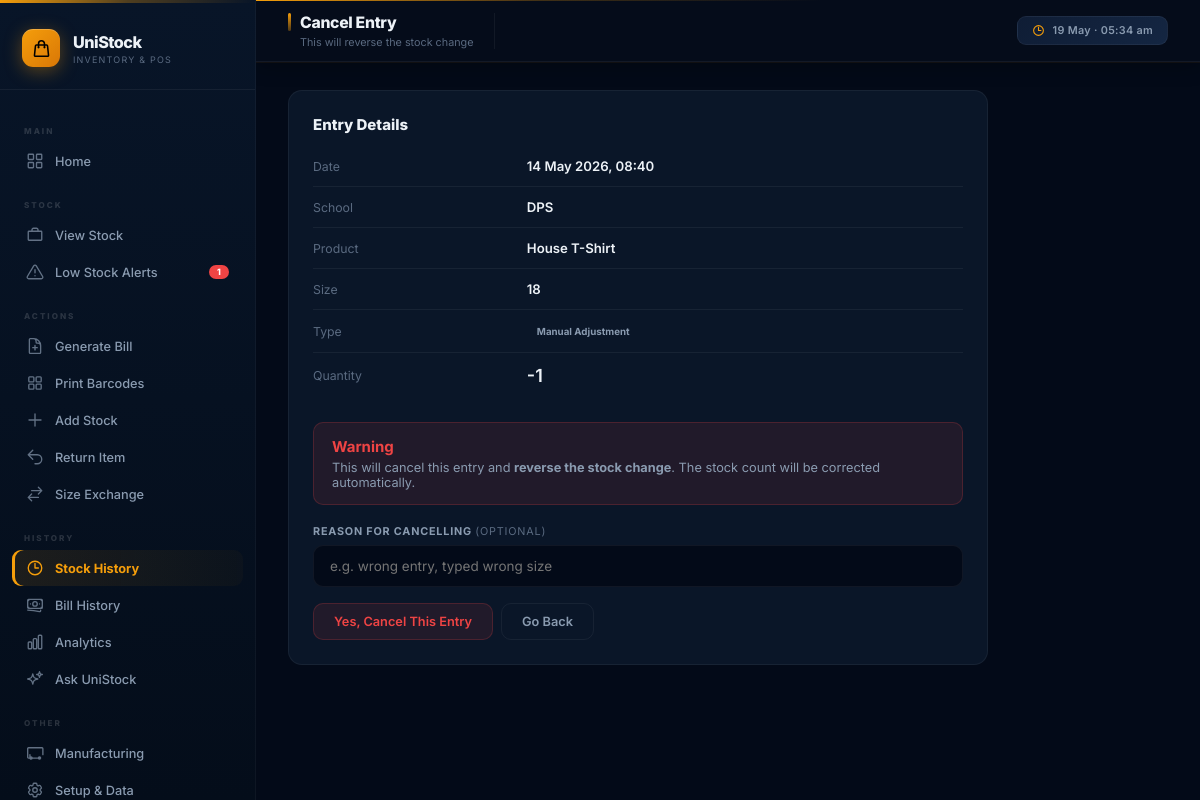
Screenshot of /history/void/29/ (signed in) with the database file from the repository.
### transactions/models.py (models this page shows, shortened)
class StockTransaction(models.Model):
    TRANSACTION_TYPES = [
        ('RESTOCK', 'Stock Added'),
        ('SALE', 'Sale'),
        ('RETURN', 'Return'),
        ('EXCHANGE_IN', 'Exchange — Returned'),
        ('EXCHANGE_OUT', 'Exchange — Given'),
        ('BILL_SALE', 'Bill Sale'),
        ('ADJUSTMENT', 'Manual Adjustment'),
    ]
    school_product = models.ForeignKey(
        SchoolProduct, on_delete=models.CASCADE, related_name='transactions'
    )
    transaction_type = models.CharField(max_length=20, choices=TRANSACTION_TYPES)
    quantity = models.IntegerField()
    note = models.TextField(blank=True)
    created_at = models.DateTimeField(auto_now_add=True, db_index=True)
    is_void = models.BooleanField(default=False, db_index=True)
    void_reason = models.TextField(blank=True)
    class Meta:
        ordering = ['-created_at']

### schools/models.py (models this page shows, shortened)
class SchoolProduct(models.Model):
    school = models.ForeignKey(School, on_delete=models.CASCADE, related_name='school_products', null=True, blank=True)
    product = models.ForeignKey(Product, on_delete=models.CASCADE, related_name='school_products')
    size = models.ForeignKey(Size, on_delete=models.CASCADE, related_name='school_products')
    price = models.DecimalField(max_digits=8, decimal_places=2, null=True, blank=True)
    stock = models.IntegerField(default=0, db_index=True)
    low_stock_threshold = models.IntegerField(default=5)
    sku_code = models.CharField(max_length=30, unique=True, blank=True, null=True, db_index=True)
    class Meta:
        ordering = ['school__name', 'product__name', 'size__size_value']
        indexes = [
            models.Index(fields=['school', 'product', 'size'], name='idx_school_product_size'),
            models.Index(fields=['school', 'product'], name='idx_school_product'),
            models.Index(fields=['stock'], name='idx_stock_level'),
        ]
        constraints = [
            models.UniqueConstraint(
                fields=['school', 'product', 'size'],
                condition=Q(school__isnull=False),
                name='uniq_school_product_size_specific',
            ),
            models.UniqueConstraint(
                fields=['product', 'size'],
                condition=Q(school__isnull=True),
                name='uniq_school_product_size_general',
            ),
            models.CheckConstraint(
                condition=Q(price__isnull=True) | Q(price__gte=0),
                name='schoolproduct_price_non_negative',
            ),
            models.CheckConstraint(
                condition=Q(stock__gte=0),
                name='schoolproduct_stock_non_negative',
            ),
            models.CheckConstraint(
                condition=Q(low_stock_threshold__gte=0),
                name='schoolproduct_threshold_non_negative',
            ),
        ]

class School(models.Model):
    name = models.CharField(max_length=100)
    code = models.CharField(max_length=20)
    class Meta:
        ordering = ['name']
        constraints = [
            models.UniqueConstraint(Lower('code'), name='uniq_school_code_ci'),
        ]

### products/models.py (models this page shows, shortened)
class Product(models.Model):
    name = models.CharField(max_length=100, unique=True)

### sizes/models.py (models this page shows, shortened)
class Size(models.Model):
    product = models.ForeignKey(Product, on_delete=models.CASCADE)
    size_value = models.CharField(max_length=20)
    class Meta:
        constraints = [
            models.UniqueConstraint(
                'product',
                Lower('size_value'),
                name='uniq_size_per_product_ci',
            ),
        ]

### dashboard/views.py (the view, shortened to what this page needs)
# urls.py: path('history/void/<int:pk>/', views.void_transaction, name='void_transaction'),
def void_transaction(request, pk):
    tx = get_object_or_404(StockTransaction, pk=pk)
    if tx.is_void:
        messages.error(request, 'This entry is already cancelled.')
        return redirect('transaction_history')
    return render(request, 'transactions/void_confirm.html', {'tx': tx})

### dashboard/context_processors.py (called while the page is built)
def global_stats(request):
    low_stock_count = cache.get('low_stock_count')
    if low_stock_count is None:
        try:
            low_stock_count = SchoolProduct.objects.filter(stock__lte=F('low_stock_threshold')).count()
            cache.set('low_stock_count', low_stock_count, 300) # Cache for 5 minutes
        except Exception:
            low_stock_count = 0
    return {'low_stock_count': low_stock_count}

### templates/transactions/void_confirm.html (shortened to what this page needs)
{% extends 'base.html' %}
{% block nav_history %}active{% endblock %}
{% block page_title %}Cancel Entry{% endblock %}
{% block page_sub %}This will reverse the stock change{% endblock %}
{% block content %}
<div class="form-card card">
  <div class="mb-6">
    <div style="font-size:1rem;font-weight:800;margin-bottom:12px;">Entry Details</div>
    <table style="font-size:0.88rem;">
      <tr><td class="text-muted" style="padding:6px 20px 6px 0">Date</td><td><strong>{{ tx.created_at|date:"d M Y, H:i" }}</strong></td></tr>
      <tr><td class="text-muted" style="padding:6px 20px 6px 0">School</td><td><strong>{{ tx.school_product.school.name|default:"General Item" }}</strong></td></tr>
      <tr><td class="text-muted" style="padding:6px 20px 6px 0">Product</td><td><strong>{{ tx.school_product.product.name }}</strong></td></tr>
      <tr><td class="text-muted" style="padding:6px 20px 6px 0">Size</td><td><strong>{{ tx.school_product.size.size_value }}</strong></td></tr>
      <tr><td class="text-muted" style="padding:6px 20px 6px 0">Type</td><td><span class="tx-chip tx-{{ tx.transaction_type }}">{{ tx.get_transaction_type_display }}</span></td></tr>
      <tr><td class="text-muted" style="padding:6px 20px 6px 0">Quantity</td><td><strong style="font-size:1.2rem">{{ tx.quantity }}</strong></td></tr>
    </table>
  </div>
  <div style="background:var(--red-dim);border:1px solid rgba(239,68,68,0.2);border-radius:var(--radius-sm);padding:14px 18px;margin-bottom:20px;">
    <div style="font-weight:700;color:var(--red);margin-bottom:4px;">Warning</div>
    <div style="font-size:0.85rem;color:var(--text-dim);">
      This will cancel this entry and <strong>reverse the stock change</strong>. The stock count will be corrected automatically.
    </div>
  </div>
  <form method="POST">
    <div class="form-group mb-4">
      <label for="reason">Reason for cancelling <span style="color:var(--text-muted);font-weight:400">(optional)</span></label>
      <input type="text" name="reason" id="reason" placeholder="e.g. wrong entry, typed wrong size"/>
    </div>
    <div class="flex gap-2">
      <button type="submit" class="btn btn-danger">Yes, Cancel This Entry</button>
      <a href="{% url 'transaction_history' %}" class="btn btn-outline">Go Back</a>
    </div>
  </form>
</div>
{% endblock %}

### static/css/style.css (style rules this page uses)
:root { --bg: #030a18; --surface: #0a1628; --surface-2: #0f1d35; --surface-3: #142642; --border: rgba(255,255,255,0.055); --border-hover:rgba(255,255,255,0.12); --gold: #f59e0b; --gold-light: #fbbf24; --gold-dim: rgba(245,158,11,0.10); --emerald: #10b981; --emerald-dim: rgba(16,185,129,0.10); --red: #ef4444; --red-dim: rgba(239,68,68,0.10); --amber: #f59e0b; --blue: #3b82f6; --purple: #a855f7; --text: #edf2f7; --text-muted: #5a6a80; --text-dim: #8a9bb0; --sidebar-w: 256px; --radius: 14px; --radius-sm: 10px; --shadow: 0 8px 32px rgba(0,0,0,0.35); --shadow-lg: 0 20px 50px rgba(0,0,0,0.45); --transition: 0.22s cubic-bezier(0.4,0,0.2,1); }
*, *::before, *::after { box-sizing: border-box; margin: 0; padding: 0; }
html { font-size: 15px; }
body { font-family: 'Inter', -apple-system, sans-serif; background: var(--bg); color: var(--text); min-height: 100vh; display: flex; }
a { text-decoration: none; color: inherit; }
button { cursor: pointer; font-family: inherit; }
.card { background: var(--surface); border: 1px solid var(--border); border-radius: var(--radius); padding: 24px; transition: border-color var(--transition), box-shadow var(--transition); }
table { width: 100%; border-collapse: collapse; font-size: 0.85rem; }
tbody tr { border-bottom: 1px solid var(--border); transition: all var(--transition); }
tbody tr:last-child { border-bottom: none; }
td { padding: 12px 14px; color: var(--text-dim); vertical-align: middle; }
td strong { color: var(--text); font-weight: 600; }
.tx-chip { font-size: 0.65rem; font-weight: 700; padding: 3px 10px; border-radius: 99px; white-space: nowrap; display: inline-block; }
.form-card { max-width: 700px; }
.form-group { display: flex; flex-direction: column; gap: 7px; }
label { font-size: 0.72rem; font-weight: 700; color: var(--text-dim); letter-spacing: 0.5px; text-transform: uppercase; }
input, select, textarea { background: var(--bg); border: 1px solid var(--border); border-radius: var(--radius-sm); color: var(--text); font-family: 'Inter', sans-serif; font-size: 0.9rem; padding: 12px 16px; transition: all var(--transition); width: 100%; }
.btn { display: inline-flex; align-items: center; gap: 7px; padding: 10px 20px; border-radius: var(--radius-sm); font-size: 0.85rem; font-weight: 600; border: none; transition: all var(--transition); white-space: nowrap; }
.btn-outline { background: transparent; border: 1px solid var(--border); color: var(--text-dim); }
.btn-danger { background: var(--red-dim); color: var(--red); border: 1px solid rgba(239,68,68,0.2); }
.mb-4 { margin-bottom: 16px; }
.mb-6 { margin-bottom: 24px; }
.text-muted { color: var(--text-muted); font-size: 0.82rem; }
.flex { display: flex; }
.gap-2 { gap: 8px; }
tbody tr { transition: background 0.12s; }
label { letter-spacing: 0.8px; }

### rows the page displays
StockTransaction: created_at "14 May 2026, 08:40", school_product.school.name "DPS", school_product.product.name "House T-Shirt", school_product.size.size_value "18", transaction_type "Manual Adjustment", quantity "-1"

### other values shown
{{ low_stock_count }} "1"
